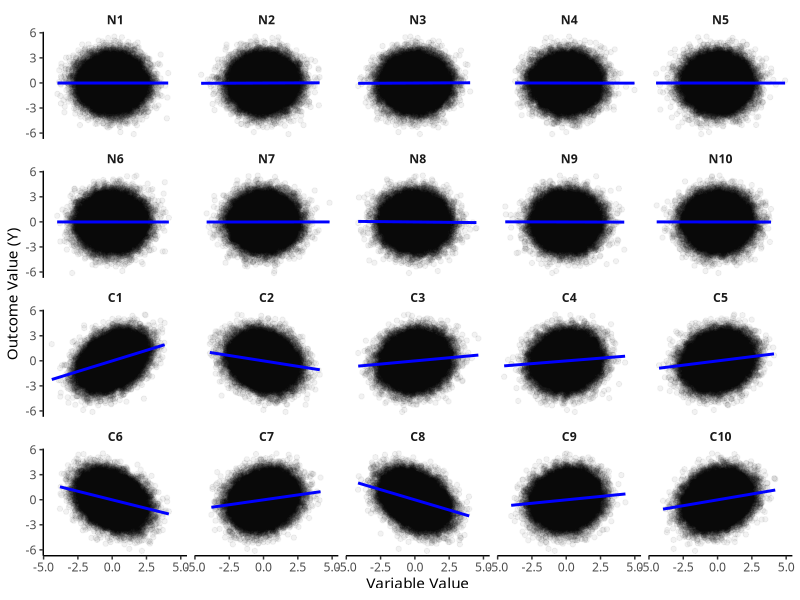

This figure's R source: (Note: this script raises an error after producing the figure.)
library(tidyverse)
library(foreach)
library(doParallel)
library(parallel)
library(cowplot)

#### Population Generation -----------------------------------------------------
set.seed(007)

# Population size
n <- 1e6 

# Vector of causal effects for 10 variables
CY <-  runif(10, min = 0.1, max = 0.5) * 
  sample(x = c(-1, 1), size = 10, replace = TRUE) 

# Generate population
df <-
  tibble(
    C1 = rnorm(n),
    C2 = rnorm(n),
    C3 = rnorm(n),
    C4 = rnorm(n),
    C5 = rnorm(n),
    C6 = rnorm(n),
    C7 = rnorm(n),
    C8 = rnorm(n),
    C9 = rnorm(n),
    C10 = rnorm(n),
    N1 = rnorm(n),
    N2 = rnorm(n),
    N3 = rnorm(n),
    N4 = rnorm(n),
    N5 = rnorm(n),
    N6 = rnorm(n),
    N7 = rnorm(n),
    N8 = rnorm(n),
    N9 = rnorm(n),
    N10 = rnorm(n),
    Y = rnorm(n, C1 * CY[1] + C2 * CY[2] + C3 * CY[3] +  
                 C4 * CY[4] + C5 * CY[5] + C6 * CY[6] + 
                 C7 * CY[7] + C8 * CY[8] + C9 * CY[9] + 
                 C10 * CY[10])
  )

#### Population Plot -----------------------------------------------------------
cor_plot <- 
  ggplot(
    data = df %>% sample_n(size = 50000) %>%
      gather(key = "key", value = "value", -Y) %>%
      mutate(key = factor(key, levels = c("N1", "N2", "N3", "N4",  "N5", "N6", 
                                          "N7", "N8", "N9", "N10", "C1", "C2", 
                                          "C3", "C4", "C5", "C6", "C7", "C8", 
                                          "C9", "C10"))),
    aes(x = value,
        y = Y)
  ) + 
  geom_point(alpha = 0.05) + 
  geom_smooth(method = "lm", color = "blue") + 
  facet_wrap(~ key) +
  labs(x = "Variable Value",
       y = "Outcome Value (Y)") + 
  theme_classic() + 
  theme(
    text = element_text(family = "Gill Sans MT"),
    strip.background = element_rect(fill = "white",
                                    color = "white"),
    strip.text = element_text(face = "bold")
  )

#### Null Simulation -----------------------------------------------------------

# Simulate sample from the population without any intervention
total_samples <- 5000
sample_size <- 500

# Function to test differences in variables and record sample number
t_test <- function(v) {
  tibble(
    variable = v,
    p = t.test(random_sample[, v] ~ random_sample$group, alternative = "two.sided",
               var.equal = TRUE)$p.value,
    sample = s
  )
}

var_list <- c("N1", "N2", "N3", "N4", "N5", "N6", "N7", "N8",  "N9", "N10", 
              "C1", "C2", "C3", "C4", "C5", "C6", "C7", "C8", "C9", "C10",
              "Y")

# Run in parallel
n_cores <- detectCores()
clust <- makeCluster(n_cores)
doParallel::registerDoParallel(clust, cores = 4)

null_sim <- 
  foreach(s = 1:total_samples, .packages = c("tidyverse"),
          .combine = "rbind") %dopar% {
            
    set.seed(s)
    
    random_sample <- 
      as.data.frame(
        sample_n(df, size = sample_size,          # Random sample
                 replace = FALSE) %>%
        mutate(group = if_else(row_number() %in%  # Randomly assign group
                               sample(x = 1:sample_size, 
                                      size = sample_size / 2, 
                                      replace = FALSE),
                               1, 0))
      )
    
    map_df(.x = var_list, 
           .f = t_test)
  
  }

# Stop cluster after simulation
stopCluster(clust)

#### Null Simulation Plots -----------------------------------------------------
total_col <- "#006200"
N_col <- "#970800"
C_col <- "#55068B"

null_sim_cov <- 
  null_sim %>% 
  filter(variable != "Y") %>%
  mutate(type = if_else(variable %in% c("N1", "N2", "N3", "N4", "N5", 
                                        "N6", "N7", "N8",  "N9", "N10"),
                        "N", "C"))

p_less_t <- sum(null_sim_cov$p < 0.05)
p_less_perc_t <- round(p_less_t / nrow(null_sim_cov) * 100, 2)
total_p_t <- nrow(null_sim_cov)
p_label_t <- paste0(paste0(paste0(paste0(paste0(p_less_t, "/"), total_p_t), " ("), 
                           p_less_perc_t), "%) p-values < 0.05")

null_p_plot_total <-
  ggplot(
    data = null_sim_cov %>% 
      mutate(low = if_else(p < 0.05, 1, 0)),
    aes(x = p)) + 
  geom_histogram(aes(fill = factor(low)),
                 binwidth = 0.004) + 
  geom_vline(xintercept = 0.05, linetype = "dashed", size = 0.75) + 
  scale_fill_manual(values = c(total_col, "#EB9300")) +  
  annotate(geom = "text",
           label = p_label_t,
           x = 0.07, 
           y = 500,
           hjust = 0,
           fontface = "bold",
           size = 3) + 
  scale_y_continuous(expand = c(0, 0),
                     limits = c(0, 525)) + 
  labs(
    x = "p-value",
    y = "Count",
    subtitle = "All Variables"
  ) + 
  theme_classic() + 
  theme(
    text = element_text(family = "Gill Sans MT"),
    legend.position = "none"
  )

null_cov_n <-
  null_sim_cov %>%
  filter(type == "N")

p_less_n <- sum(null_cov_n$p < 0.05)
p_less_perc_n <- round(p_less_n / nrow(null_cov_n) * 100, 2)
total_p_n <- nrow(null_cov_n)
p_label_n <- paste0(paste0(paste0(paste0(paste0(p_less_n, "/"), total_p_n), " ("), 
                p_less_perc_n), "%) p-values < 0.05")

null_p_plot_n <-
  ggplot(
    data = null_sim_cov %>% 
           mutate(low = if_else(p < 0.05, 1, 0)) %>%
           filter(type == "N"),
    aes(x = p)) + 
  geom_histogram(aes(fill = factor(low)),
                 binwidth = 0.004) + 
  geom_vline(xintercept = 0.05, linetype = "dashed", size = 0.75) + 
  scale_fill_manual(values = c(N_col, "#EB9300")) +  
  annotate(geom = "text",
           label = p_label_n,
           x = 0.07, 
           y = 500,
           hjust = 0,
           fontface = "bold",
           size = 3) + 
  scale_y_continuous(expand = c(0, 0),
                     limits = c(0, 525)) + 
  labs(
    x = "p-value",
    y = "Count",
    subtitle = "Non-Predictor Variables"
  ) + 
  theme_classic() + 
  theme(
    text = element_text(family = "Gill Sans MT"),
    legend.position = "none"
  )

null_cov_c <-
  null_sim_cov %>%
  filter(type == "C")

p_less_c <- sum(null_cov_c$p < 0.05)
p_less_perc_c <- round(p_less_c / nrow(null_cov_c) * 100, 2)
total_p_c <- nrow(null_cov_c)
p_label_c <- paste0(paste0(paste0(paste0(paste0(p_less_c, "/"), total_p_c), " ("), 
                           p_less_perc_c), "%) p-values < 0.05")

null_p_plot_c <-
  ggplot(
    data = null_sim_cov %>% 
      mutate(low = if_else(p < 0.05, 1, 0)) %>%
      filter(type == "N"),
    aes(x = p)) + 
  geom_histogram(aes(fill = factor(low)),
                 binwidth = 0.004) + 
  geom_vline(xintercept = 0.05, linetype = "dashed", size = 0.75) + 
  scale_fill_manual(values = c(C_col, "#EB9300")) +  
  annotate(geom = "text",
           label = p_label_c,
           x = 0.07, 
           y = 500,
           hjust = 0,
           fontface = "bold",
           size = 3) + 
  scale_y_continuous(expand = c(0, 0),
                     limits = c(0, 525)) + 
  labs(
    x = "p-value",
    y = "Count",
    subtitle = "Predictor Variables"
  ) + 
  theme_classic() + 
  theme(
    text = element_text(family = "Gill Sans MT"),
    legend.position = "none"
  )

null_p_grid <- plot_grid(null_p_plot_total,
                         null_p_plot_n, null_p_plot_c,
                         ncol = 3, align = "hv")

# Plot distribution of number of p values < 0.05 in each sample
dist_data_t <- null_sim_cov %>% 
  group_by(sample) %>% 
  summarise(n_p = sum(p < 0.05))

null_p_dist_t <-
  ggplot(
    data = dist_data_t,
    aes(x = n_p)
  ) + 
  geom_histogram(binwidth = 1,
                 fill = total_col,
                 color = "black") + 
  labs(
    x = "Number of p-values < 0.05",
    y = "Number of Samples",
    subtitle = "All Variables"
  ) + 
  scale_y_continuous(expand = c(0, 0)) +
  coord_cartesian(xlim = c(-0.5, 5),
                  ylim = c(0, 3000)) + 
  scale_x_continuous(breaks = c(0:5),
                     labels = c(0:5)) + 
  theme_classic() + 
  theme(
    text = element_text(family = "Gill Sans MT"),
    legend.position = "none"
  )
  
null_p_dist_n <-
  ggplot(
    data = dist_data_n,
    aes(x = n_p)
  ) + 
  geom_histogram(binwidth = 1,
                 fill = N_col,
                 color = "black") + 
  labs(
    x = "Number of p-values < 0.05",
    y = "Number of Samples",
    subtitle = "Non-Predictor Variables"
  ) + 
  scale_y_continuous(expand = c(0, 0)) +
  coord_cartesian(xlim = c(-0.5, 5),
                  ylim = c(0, 3000)) + 
  scale_x_continuous(breaks = c(0:5),
                     labels = c(0:5)) + 
  theme_classic() + 
  theme(
    text = element_text(family = "Gill Sans MT"),
    legend.position = "none"
  )

null_p_dist_c <-
  ggplot(
    data = dist_data_n,
    aes(x = n_p)
  ) + 
  geom_histogram(binwidth = 1,
                 fill = C_col,
                 color = "black") + 
  labs(
    x = "Number of p-values < 0.05",
    y = "Number of Samples",
    subtitle = "Predictor Variables"
  ) + 
  scale_y_continuous(expand = c(0, 0)) + 
  coord_cartesian(xlim = c(-0.5, 5),
                  ylim = c(0, 3000)) + 
  scale_x_continuous(breaks = c(0:5),
                     labels = c(0:5)) + 
  theme_classic() + 
  theme(
    text = element_text(family = "Gill Sans MT"),
    legend.position = "none"
  )

null_dist_grid <- plot_grid(null_p_dist_t,
                            null_p_dist_n,
                            null_p_dist_c,
                            align = "hv",
                            ncol = 3)

# Plot assoc. of Y significant diff vs. covariate significant diffs
y_samples <- 
  null_sim %>%
  filter(variable == "Y") %>%
  mutate(p_y = p)

sig_y_dist <- 
  null_sim %>% 
  left_join(y_samples %>% select(sample, p_y), by = "sample") %>%
  filter(variable != "Y") %>%
  mutate(type = if_else(variable %in% c("N1", "N2", "N3", "N4", "N5", 
                                        "N6", "N7", "N8",  "N9", "N10"),
                        "N", "C"),
         sig = if_else(p < 0.05, 1, 0)) %>%
  select(-variable) %>%
  group_by(sample, type) %>%
  summarise(
    sig_n = sum(sig),
    p_y = mean(p_y)
  ) %>%
  spread(key = type, value = sig_n) %>%
  ungroup() %>%
  rename(sig_C = C,
         sig_N = N) %>%
  mutate(sig_T = sig_C + sig_N)

total_sig_y <-
  ggplot(
    data = sig_y_dist %>% group_by(sig_T) %>% 
      summarise(sig_y = mean(p_y < 0.05),
                n = n(),
                n_sig = sum(p_y < 0.05)),
    aes(x = sig_T,
        y = sig_y)
  ) + 
  geom_bar(stat = "identity",
           fill = total_col) + 
  geom_text(aes(x = sig_T, y = sig_y + 0.02,
                label = paste0(paste0(n_sig, "/"), n)),
            fontface = "bold",
            family = "Gill Sans MT",
            size = 2.25) + 
  labs(
    x = "Number of Imbalanced Variables (Total)",
    y = "Proportion of Samples with Imbalanced Outcome",
    subtitle = "All Variables"
  ) + 
  scale_x_continuous(breaks = 0:6, labels = 0:6) + 
  scale_y_continuous(breaks = c(0, 0.25, 0.5, 0.75, 1),
                     limits = c(0, 1.1), expand = c(0, 0)) + 
  coord_cartesian(xlim = c(-0.5, 6.5)) + 
  theme_classic() + 
  theme(
    text = element_text(family = "Gill Sans MT"),
    legend.position = "none"
  )

n_sig_y <-
  ggplot(
    data = sig_y_dist %>% group_by(sig_N) %>% 
      summarise(sig_y = mean(p_y < 0.05),
                n = n(),
                n_sig = sum(p_y < 0.05)),
    aes(x = sig_N,
        y = sig_y)
  ) + 
  geom_bar(stat = "identity",
           fill = N_col) + 
  geom_text(aes(x = sig_N, y = sig_y + 0.02,
                label = paste0(paste0(n_sig, "/"), n)),
            fontface = "bold",
            family = "Gill Sans MT",
            size = 2.25) + 
  labs(
    x = "Number of Imbalanced Non-Predictor Variables",
    y = "Proportion of Samples with Imbalanced Outcome",
    subtitle = "Non-Predictor Variables"
  ) + 
  scale_x_continuous(breaks = 0:6, labels = 0:6) + 
  scale_y_continuous(breaks = c(0, 0.25, 0.5, 0.75, 1),
                     limits = c(0, 1.1), expand = c(0, 0)) + 
  coord_cartesian(xlim = c(-0.5, 6.5)) + 
  theme_classic() + 
  theme(
    text = element_text(family = "Gill Sans MT"),
    legend.position = "none"
  )

c_sig_y <-
  ggplot(
    sig_y_dist %>% group_by(sig_C) %>% 
      summarise(sig_y = mean(p_y < 0.05),
                n = n(),
                n_sig = sum(p_y < 0.05)),
    aes(x = sig_C,
        y = sig_y)
  ) + 
  geom_bar(stat = "identity",
           fill = C_col) + 
  geom_text(aes(x = sig_C, y = sig_y + 0.02,
                label = paste0(paste0(n_sig, "/"), n)),
            fontface = "bold",
            family = "Gill Sans MT",
            size = 2.25) + 
  labs(
    x = "Number of Imbalanced Predictor Variables",
    y = "Proportion of Samples with Imbalanced Outcome",
    subtitle = "Predictor Variables"
  ) + 
  scale_x_continuous(breaks = 0:6, labels = 0:6) + 
  scale_y_continuous(breaks = c(0, 0.25, 0.5, 0.75, 1),
                     limits = c(0, 1.1), expand = c(0, 0)) + 
  coord_cartesian(xlim = c(-0.5, 6.5)) + 
  theme_classic() + 
  theme(
    text = element_text(family = "Gill Sans MT"),
    legend.position = "none"
  )

sig_y_grid <- plot_grid(total_sig_y, n_sig_y, c_sig_y,
                        align = "hv", ncol = 3)

#### Treatment and Model Simulation --------------------------------------------
